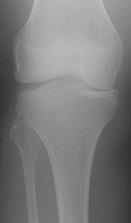
#> input picture xray.jpeg, 131 x 223 px
$ python pertemuan4.py
#> lines starting #> are read from the running program, lines starting #| are printed output that depends on the picture
import numpy as np
import os
import cv2
import matplotlib.pyplot as plt


# [62 lines of commented-out code are left out]
img = cv2.imread('xray.jpeg')
#> img is the input picture: shape (223, 131, 3); min 49, max 189, mean 123.8
Gray = cv2.cvtColor(img, cv2.COLOR_BGR2GRAY)
Bin = np.zeros(256)
for i in range(256):
    Bin[i] = i
plt.figure(1)
n, bins, patches = plt.hist(Gray.ravel(), bins=Bin, color='#0504aa', alpha=0.7, rwidth=0.85)
#> n = 255 values, max 421 at index 176, min 0 at index 0, mean 114.6; bins = 256 values from 0 to 255; patches = 255 items
plt.grid(axis='y', alpha=0.75)
plt.xlabel('Nilai Piksel')
plt.ylabel('Frekuensi')
plt.title('Histogram untuk Komponen Gray Scale Sebelum Perataan Histogram')
cv2.imshow('Citra Awal', Gray)
Grayrata = cv2.equalizeHist(Gray)
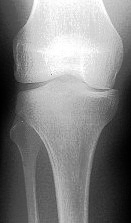
#> Grayrata: shape (223, 131); min 0, max 255, mean 128.6
plt.figure(2)
n, bins, patches = plt.hist(Grayrata.ravel(), bins=Bin, color='#0504aa', alpha=0.7, rwidth=0.85)
#> n = 255 values, max 421 at index 239, min 0 at index 11, mean 114.6
plt.grid(axis='y', alpha=0.75)
plt.xlabel('Nilai Piksel')
plt.ylabel('Frekuensi')
plt.title('Histogram untuk Komponen Gray Scale Setelah Perataan Histogram')
cv2.imshow('Hasil Perataan', Grayrata)
plt.show()
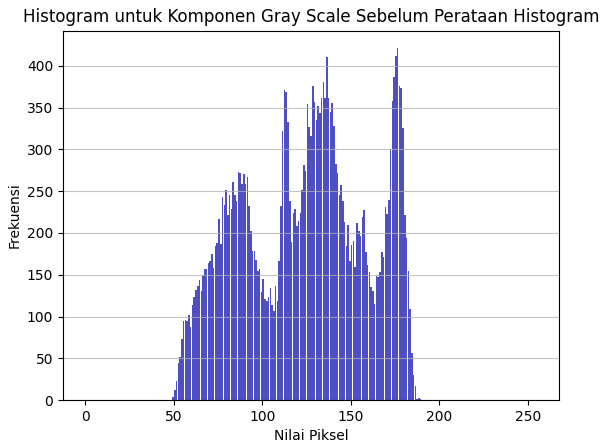
#> figure drawn by matplotlib, 1 panel; tallest bar 421 high, from x = 176.1 to 176.9
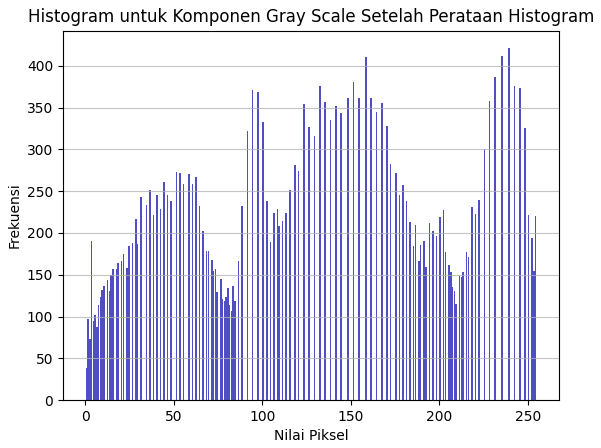
#> figure drawn by matplotlib, 1 panel; tallest bar 421 high, from x = 239.1 to 239.9
cv2.waitKey(0)
cv2.destroyAllWindows()

$ run again, with datadaun.jpeg copied over xray.jpeg
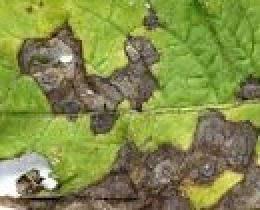
#> input picture datadaun.jpeg, 130 x 105 px (shown 2 times larger)
#> img is the input picture: shape (105, 130, 3); mean B, G, R 73.3, 140.8, 130.8
#> `n, bins, patches = plt.hist(Gray.ravel(), bins=Bin, color='#0504aa', a..`: n = 255 values, max 179 at index 155, min 0 at index 0, mean 53.53; bins = 256 values from 0 to 255; patches = 255 items
#> `Grayrata = cv2.equalizeHist(Gray)`:
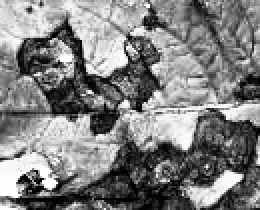
#> Grayrata: shape (105, 130) (shown 2 times larger); min 0, max 255, mean 128.4
#> `n, bins, patches = plt.hist(Grayrata.ravel(), bins=Bin, color='#0504aa..`: n = 255 values, max 179 at index 187, min 0 at index 14, mean 53.53
#> `plt.show()`:
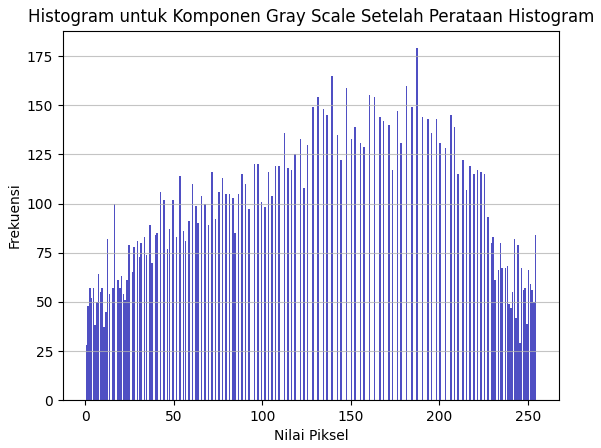
#> figure drawn by matplotlib, 1 panel; tallest bar 179 high, from x = 187.1 to 187.9

$ run again, with bakteri2.jpeg copied over xray.jpeg
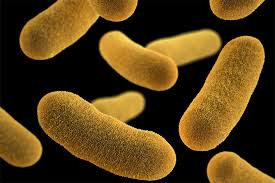
#> input picture bakteri2.jpeg, 275 x 183 px
#> img is the input picture: shape (183, 275, 3); mean B, G, R 23.2, 62.3, 85.9
#> `n, bins, patches = plt.hist(Gray.ravel(), bins=Bin, color='#0504aa', a..`: n = 255 values, max 10896 at index 0, min 0 at index 219, mean 197.4; bins = 256 values from 0 to 255; patches = 255 items
#> `Grayrata = cv2.equalizeHist(Gray)`:
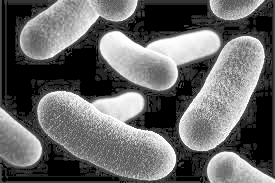
#> Grayrata: shape (183, 275); min 0, max 255, mean 102.8
#> `n, bins, patches = plt.hist(Grayrata.ravel(), bins=Bin, color='#0504aa..`: n = 255 values, max 10896 at index 0, min 0 at index 1, mean 197.4
#> `plt.show()`:
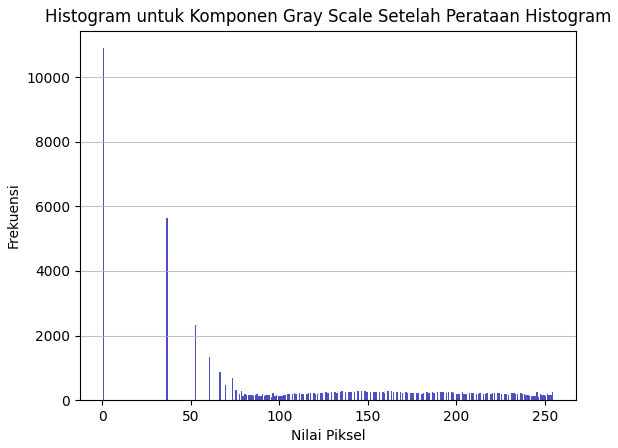
#> figure drawn by matplotlib, 1 panel; tallest bar 10896 high, from x = 0.075 to 0.925
